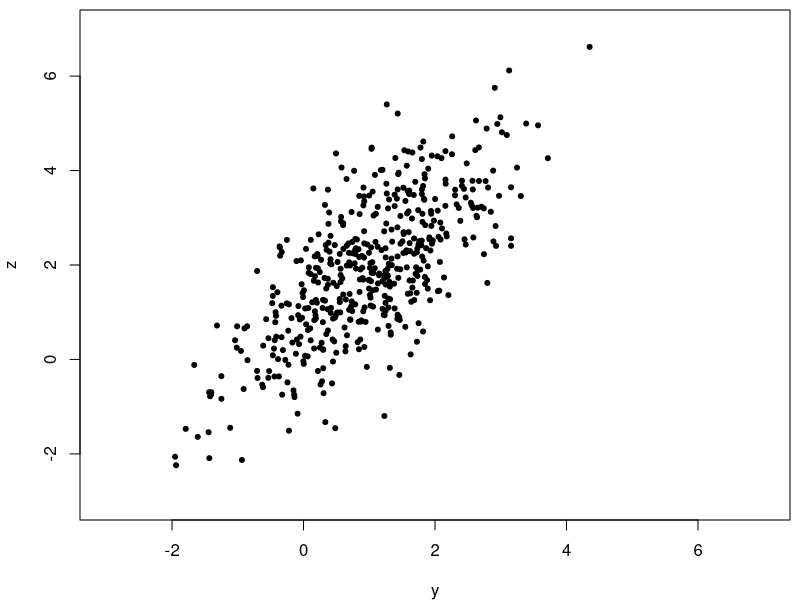

The R source for this figure:
png(file = "solution.png")
    par(mai = c(0.8, 0.8, 0.1, 0.1))
    require(mvtnorm)
    set.seed(14)
    mu <- c(1, 2)
    sigma <- matrix(c(1, 1, 1, 2), byrow = TRUE, nrow = 2)
    simulated <- rmvnorm(n = 500, mean = mu, sigma = sigma)
    plot(simulated , xlab = "y", ylab = "z", pch = 20,
        xlim = c(-3, 7), ylim = c(-3, 7))
dev.off()